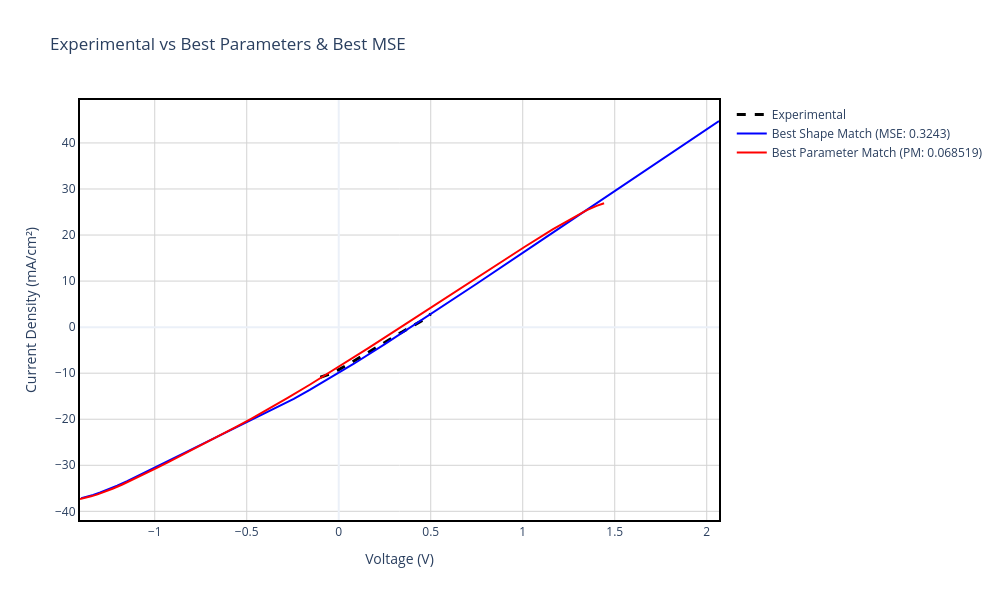

Write notebook code for a chart like this one.
### Markdown cell above
## Section 6: Summary Comparison - Best Matches

This section presents a side-by-side comparison of the experimental J-V curve with the best matching simulations from both approaches:
- **Best Shape Match (MSE)**: Simulation with the most similar curve morphology to experimental data
- **Best Parameter Match**: Simulation with performance parameters (Voc, Jsc, FF, η) closest to targets

### Code cell
# Extract best matches
best_mse = top_5_mse[0]  # Best shape match
best_params = top_5_params[0]  # Best parameter match

# Create comparison figure
fig_summary = go.Figure()

# Add experimental data
fig_summary.add_trace(go.Scatter(
    x=exp_data['v(V)'], y=exp_data['jtot(mA/cm2)'], 
    mode='lines', name='Experimental', 
    line=dict(color='black', dash='dash', width=3),
    hovertemplate='<b>Experimental</b><br>V: %{x:.3f} V<br>J: %{y:.2f} mA/cm²<extra></extra>'
))

# Add best shape match
v_mse = best_mse['v(V)']
j_mse = best_mse['jtot(mA/cm2)']
fig_summary.add_trace(go.Scatter(
    x=v_mse, y=j_mse, 
    mode='lines', name=f'Best Shape Match (MSE: {best_mse["mse"]:.4f})',
    line=dict(color='blue', width=2),
    hovertemplate='<b>Best Shape Match</b><br>V: %{x:.3f} V<br>J: %{y:.2f} mA/cm²<extra></extra>'
))

# Add best parameter match
v_params = best_params['v(V)']
j_params = best_params['jtot(mA/cm2)']
fig_summary.add_trace(go.Scatter(
    x=v_params, y=j_params, 
    mode='lines', name=f'Best Parameter Match (PM: {best_params["param_score"]:.6f})',
    line=dict(color='red', width=2),
    hovertemplate='<b>Best Parameter Match</b><br>V: %{x:.3f} V<br>J: %{y:.2f} mA/cm²<extra></extra>'
))

fig_summary.update_xaxes(showline=True, linewidth=2, linecolor='black', mirror=True)
fig_summary.update_yaxes(showline=True, linewidth=2, linecolor='black', mirror=True)
fig_summary.update_layout(
    title='Experimental vs Best Parameters & Best MSE',
    xaxis_title='Voltage (V)',
    yaxis_title='Current Density (mA/cm²)',
    hovermode='closest',
    template='plotly_white',
    width=1000,
    height=600,
    plot_bgcolor='white',
    xaxis=dict(showgrid=True, gridwidth=1, gridcolor='lightgray'),
    yaxis=dict(showgrid=True, gridwidth=1, gridcolor='lightgray')
)
fig_summary.show()
fig_summary.write_image(os.path.join(plots_dir, 'Experimental_vs_Best_Parameters_and_Best_MSE.png'), width=1000, height=600)
print(f"✅ Saved Summary Plot to {plots_dir}/Experimental_vs_Best_Parameters_and_Best_MSE.png")

# Create comparison table as visual image
import matplotlib.pyplot as plt
from matplotlib.patches import Rectangle

# Format batch parameters for display
def convert_to_power_format(sci_notation):
    """Convert scientific notation (e.g., 1.00e+10) to power format (e.g., 1*10^10)"""
    import re
    match = re.match(r'([+-]?\d*\.?\d+)e([+-]?\d+)', str(sci_notation), re.IGNORECASE)
    if match:
        mantissa = float(match.group(1))
        exponent = int(match.group(2))
        # Format as "mantissa*10^exponent", removing decimal if it's a whole number
        if mantissa == int(mantissa):
            return f"{int(mantissa)}*10^{exponent}"
        else:
            return f"{mantissa:.0f}*10^{exponent}"
    return str(sci_notation)

def format_batch_params(batch_params):
    """Format batch parameters as a string"""
    params_str = ""
    for param_name, param_val in batch_params:
        # Extract only the part before ">>"
        short_name = param_name.split(">>")[0] if ">>" in param_name else param_name
        # Convert value to power format
        formatted_val = convert_to_power_format(param_val)
        params_str += f"{short_name}: {formatted_val}\n"
    return params_str.rstrip()

# Print batch parameters
mse_batch_str = format_batch_params(best_mse['batch_params'])
params_batch_str = format_batch_params(best_params['batch_params'])

# Display batch parameters line by line
mse_lines = mse_batch_str.split('\n')
params_lines = params_batch_str.split('\n')
max_lines = max(len(mse_lines), len(params_lines))

# Create table data
table_data = [
    ['Metric', 'Experimental', 'Best Shape (MSE)', 'Best Parameters'],
]

# Add batch parameters rows
for i in range(max_lines):
    if i == 0:
        mse_param = mse_lines[i] if i < len(mse_lines) else ""
        params_param = params_lines[i] if i < len(params_lines) else ""
        table_data.append(['Batch Parameters', '', mse_param, params_param])
    else:
        mse_param = mse_lines[i] if i < len(mse_lines) else ""
        params_param = params_lines[i] if i < len(params_lines) else ""
        table_data.append(['', '', mse_param, params_param])

# Add metrics
table_data.append(['Voc (V)', f'{TARGET_VOC:.4f}', f'{best_mse["Voc"]:.4f}', f'{best_params["Voc"]:.4f}'])
table_data.append(['Jsc (mA/cm²)', f'{TARGET_JSC:.4f}', f'{best_mse["Jsc"]:.4f}', f'{best_params["Jsc"]:.4f}'])
table_data.append(['FF (%)', f'{TARGET_FF:.2f}', f'{best_mse["FF"]:.2f}', f'{best_params["FF"]:.2f}'])
table_data.append(['η (%)', f'{TARGET_ETA:.4f}', f'{best_mse["eta"]:.4f}', f'{best_params["eta"]:.4f}'])
table_data.append(['MSE', '', f'{best_mse["mse"]:.6f}', f'{best_params.get("mse", "---")}'])

# Format param score safely
mse_param_score = f"{best_mse.get('param_score', '---'):.6f}" if isinstance(best_mse.get('param_score'), (int, float)) else str(best_mse.get('param_score', '---'))
params_param_score = f"{best_params['param_score']:.6f}"
table_data.append(['Param Score', '', mse_param_score, params_param_score])

# Create figure for table
fig_table, ax = plt.subplots(figsize=(14, 8))
ax.axis('tight')
ax.axis('off')

# Create table
table = ax.table(cellText=table_data, cellLoc='left', loc='center',
                colWidths=[0.15, 0.25, 0.30, 0.30])

# Style the table
table.auto_set_font_size(False)
table.set_fontsize(10)
table.scale(1, 2.5)

# Style header row
for i in range(4):
    cell = table[(0, i)]
    cell.set_facecolor('#4472C4')
    cell.set_text_props(weight='bold', color='white')

# Style alternating rows
for i in range(1, len(table_data)):
    for j in range(4):
        cell = table[(i, j)]
        if i % 2 == 0:
            cell.set_facecolor('#E7E6E6')
        else:
            cell.set_facecolor('#F2F2F2')

# Add title
fig_table.suptitle('BEST MATCHES SUMMARY', fontsize=14, fontweight='bold', y=0.98)

# Save table
table_path = os.path.join(plots_dir, 'Summary_Table.png')
plt.savefig(table_path, dpi=300, bbox_inches='tight')
plt.close()
plt.show()
print(f"✅ Saved Summary Table to {plots_dir}/Summary_Table.png")

### Figure 1 — Plotly figure (JSON) as saved in the notebook; plotly's stock layout.template omitted (floating-point values rounded to 4 significant figures; data arrays with more than 128 entries replaced by an {"elided": "..."} marker saying what was removed)
{"data": [{"hovertemplate": "<b>Experimental</b><br>V: %{x:.3f} V<br>J: %{y:.2f} mA/cm²<extra></extra>", "line": {"color": "black", "dash": "dash", "width": 3}, "mode": "lines", "name": "Experimental", "type": "scatter", "x": {"elided": "200 float values"}, "y": {"elided": "200 float values"}}, {"hovertemplate": "<b>Best Shape Match</b><br>V: %{x:.3f} V<br>J: %{y:.2f} mA/cm²<extra></extra>", "line": {"color": "blue", "width": 2}, "mode": "lines", "name": "Best Shape Match (MSE: 0.3243)", "type": "scatter", "x": [-1.4, -1.369, -1.335, -1.296, -1.253, -1.204, -1.15, -1.091, -1.028, -0.9625, -0.8961, -0.8297, -0.7641, -0.6996, -0.6364, -0.5743, -0.5127, -0.4508, -0.3872, -0.3195, -0.2445, -0.1577, -0.05241, 0.07999, 0.2505, 0.4711, 0.7497, 1.083, 1.444, 1.787, 2.067], "y": [-37.13, -36.82, -36.42, -35.89, -35.23, -34.4, -33.43, -32.31, -31.08, -29.79, -28.46, -27.13, -25.83, -24.56, -23.33, -22.12, -20.93, -19.74, -18.49, -17.13, -15.56, -13.65, -11.21, -8.0, -3.699, 2.03, 9.421, 18.36, 28.12, 37.36, 44.76]}, {"hovertemplate": "<b>Best Parameter Match</b><br>V: %{x:.3f} V<br>J: %{y:.2f} mA/cm²<extra></extra>", "line": {"color": "red", "width": 2}, "mode": "lines", "name": "Best Parameter Match (PM: 0.068519)", "type": "scatter", "x": [-1.406, -1.378, -1.346, -1.311, -1.271, -1.226, -1.176, -1.12, -1.059, -0.9939, -0.9262, -0.8567, -0.7858, -0.7133, -0.6385, -0.5602, -0.4765, -0.3844, -0.2798, -0.1578, -0.01249, 0.1608, 0.3626, 0.5852, 0.8094, 1.009, 1.165, 1.274, 1.349, 1.401, 1.442], "y": [-37.32, -37.07, -36.74, -36.31, -35.75, -35.04, -34.17, -33.14, -31.97, -30.68, -29.32, -27.91, -26.45, -24.95, -23.39, -21.72, -19.9, -17.84, -15.42, -12.51, -8.928, -4.55, 0.6446, 6.433, 12.27, 17.41, 21.28, 23.84, 25.39, 26.32, 26.92]}], "layout": {"height": 600, "hovermode": "closest", "plot_bgcolor": "white", "title": {"text": "Experimental vs Best Parameters & Best MSE"}, "width": 1000, "xaxis": {"gridcolor": "lightgray", "gridwidth": 1, "linecolor": "black", "linewidth": 2, "mirror": true, "showgrid": true, "showline": true, "title": {"text": "Voltage (V)"}}, "yaxis": {"gridcolor": "lightgray", "gridwidth": 1, "linecolor": "black", "linewidth": 2, "mirror": true, "showgrid": true, "showline": true, "title": {"text": "Current Density (mA/cm²)"}}}}
